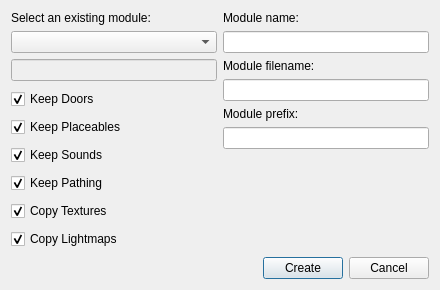
<?xml version="1.0" encoding="UTF-8"?>
<ui version="4.0">
 <class>Dialog</class>
 <widget class="QDialog" name="Dialog">
  <property name="geometry">
   <rect>
    <x>0</x>
    <y>0</y>
    <width>440</width>
    <height>273</height>
   </rect>
  </property>
  <property name="windowTitle">
   <string>Clone Module</string>
  </property>
  <layout class="QVBoxLayout" name="verticalLayout_6">
   <item>
    <layout class="QGridLayout" name="gridLayout">
     <item row="2" column="0" rowspan="2">
      <layout class="QVBoxLayout" name="verticalLayout_5">
       <item>
        <widget class="QCheckBox" name="keepDoorsCheckbox">
         <property name="text">
          <string>Keep Doors</string>
         </property>
         <property name="checked">
          <bool>true</bool>
         </property>
        </widget>
       </item>
       <item>
        <widget class="QCheckBox" name="keepPlaceablesCheckbox">
         <property name="text">
          <string>Keep Placeables</string>
         </property>
         <property name="checked">
          <bool>true</bool>
         </property>
        </widget>
       </item>
       <item>
        <widget class="QCheckBox" name="keepSoundsCheckbox">
         <property name="text">
          <string>Keep Sounds</string>
         </property>
         <property name="checked">
          <bool>true</bool>
         </property>
        </widget>
       </item>
       <item>
        <widget class="QCheckBox" name="keepPathingCheckbox">
         <property name="text">
          <string>Keep Pathing</string>
         </property>
         <property name="checked">
          <bool>true</bool>
         </property>
        </widget>
       </item>
       <item>
        <widget class="QCheckBox" name="copyTexturesCheckbox">
         <property name="text">
          <string>Copy Textures</string>
         </property>
         <property name="checked">
          <bool>true</bool>
         </property>
        </widget>
       </item>
       <item>
        <widget class="QCheckBox" name="copyLightmapsCheckbox">
         <property name="text">
          <string>Copy Lightmaps</string>
         </property>
         <property name="checked">
          <bool>true</bool>
         </property>
        </widget>
       </item>
      </layout>
     </item>
     <item row="0" column="0" rowspan="2">
      <layout class="QVBoxLayout" name="verticalLayout">
       <item>
        <widget class="QLabel" name="label">
         <property name="text">
          <string>Select an existing module:</string>
         </property>
        </widget>
       </item>
       <item>
        <widget class="QComboBox" name="moduleSelect" />
       </item>
       <item>
        <widget class="QLineEdit" name="moduleRootEdit">
         <property name="enabled">
          <bool>false</bool>
         </property>
        </widget>
       </item>
      </layout>
     </item>
     <item row="3" column="1">
      <layout class="QVBoxLayout" name="verticalLayout_4">
       <item>
        <widget class="QLabel" name="label_4">
         <property name="text">
          <string>Module prefix:</string>
         </property>
        </widget>
       </item>
       <item>
        <widget class="QLineEdit" name="prefixEdit">
         <property name="maxLength">
          <number>3</number>
         </property>
        </widget>
       </item>
       <item>
        <spacer name="verticalSpacer">
         <property name="orientation">
          <enum>Qt::Vertical</enum>
         </property>
         <property name="sizeHint" stdset="0">
          <size>
           <width>20</width>
           <height>40</height>
          </size>
         </property>
        </spacer>
       </item>
      </layout>
     </item>
     <item row="0" column="1">
      <layout class="QVBoxLayout" name="verticalLayout_2">
       <item>
        <widget class="QLabel" name="label_2">
         <property name="text">
          <string>Module name:</string>
         </property>
        </widget>
       </item>
       <item>
        <widget class="QLineEdit" name="nameEdit" />
       </item>
      </layout>
     </item>
     <item row="1" column="1" rowspan="2">
      <layout class="QVBoxLayout" name="verticalLayout_3">
       <item>
        <widget class="QLabel" name="label_3">
         <property name="text">
          <string>Module filename:</string>
         </property>
        </widget>
       </item>
       <item>
        <widget class="QLineEdit" name="filenameEdit">
         <property name="maxLength">
          <number>16</number>
         </property>
        </widget>
       </item>
      </layout>
     </item>
    </layout>
   </item>
   <item>
    <layout class="QHBoxLayout" name="horizontalLayout">
     <item>
      <spacer name="horizontalSpacer">
       <property name="orientation">
        <enum>Qt::Horizontal</enum>
       </property>
       <property name="sizeHint" stdset="0">
        <size>
         <width>40</width>
         <height>20</height>
        </size>
       </property>
      </spacer>
     </item>
     <item>
      <widget class="QPushButton" name="createButton">
       <property name="text">
        <string>Create</string>
       </property>
      </widget>
     </item>
     <item>
      <widget class="QPushButton" name="cancelButton">
       <property name="text">
        <string>Cancel</string>
       </property>
      </widget>
     </item>
    </layout>
   </item>
  </layout>
 </widget>
 <resources />
 <connections />
</ui>
